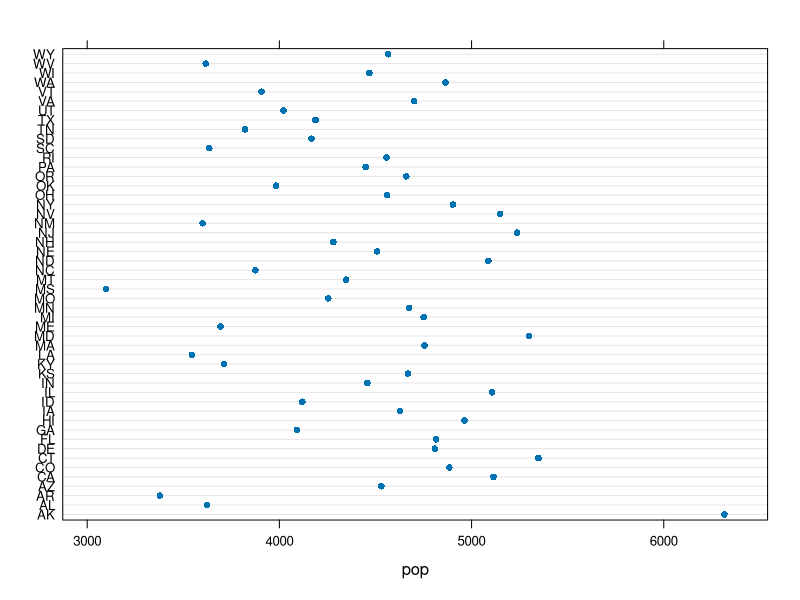
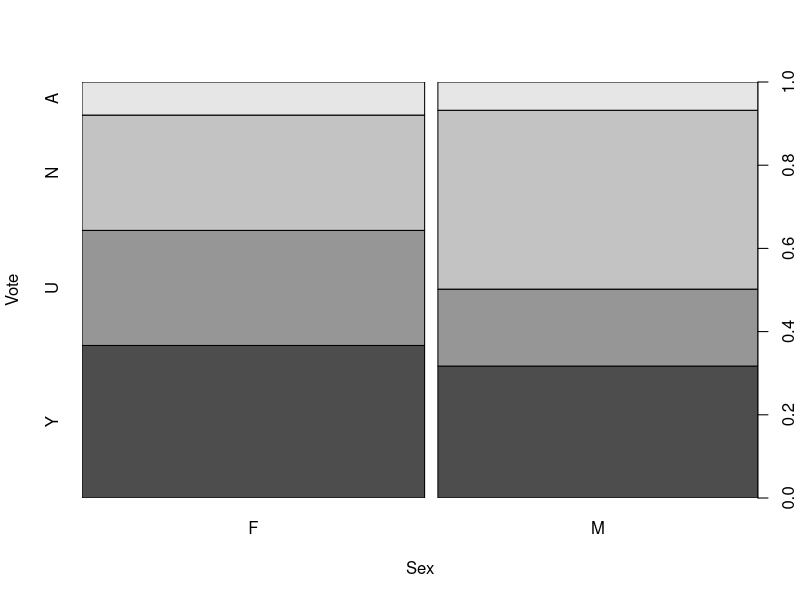
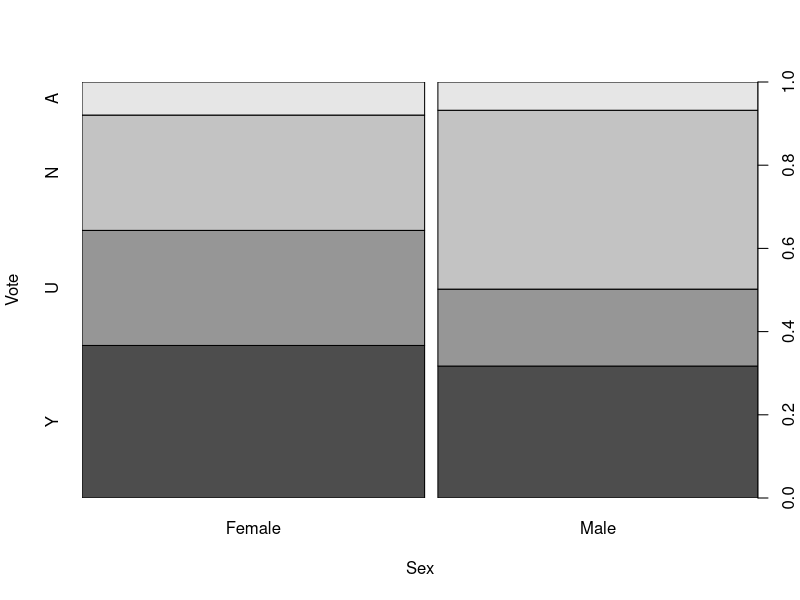

Write the R code that produced these figures, in order.
## ---- chunk 1
library(knitr)
library(kableExtra)
#knitr::opts_chunk$set(echo = TRUE)
options(knitr.table.format = "html")
## ---- chunk 2
A<-c("台北市","新北市", "桃園市", "台中市","台南市","高雄市")
print(A)
B<-c(0,1,2,3,4,5,6,7,8,9)
print(B)
## ---- chunk 3
x<-c(2, 4, 6, 8); x
class(x)
## ---- chunk 4
y=c(1.1e+06); y
class(y)
## ---- chunk 5
u<-as.integer(c(4)); class(u)
## ---- chunk 6
df<-data.frame(state.abb, pop=state.x77[,2])
library(lattice)
dotplot(state.abb ~ pop, data=df)
## ---- chunk 7
char1<-c("1","2","Word"); char1
char2<-c(1, 2, "文字"); char2
## ---- chunk 8
a<-c(0:9); a
ok<-a>5; ok
## ---- chunk 9
a[ok]
## ---- chunk 10
v<-c("2/27/2018", "6/26/2018", "12/31/2018"); class(v)
v.date<-as.Date(v, format='%m/%d/%Y'); class(v.date)
## ---- chunk 11
v<-c("", "6/26/2018", "12/31/2018")
as.Date(v, format='%m/%d/%Y')
## ---- chunk 12
today <- Sys.Date()
format(today, format='%m/%d/%Y')
## ---- chunk 13
xi<-"1953-06-15" #Xi's birthday
tsai<-"1956-08-31" #Tsai's birthday
## ---- chunk 14
as.Date(c(xi,tsai), origin="1904-01-01")
difftime(tsai, xi)
## ---- chunk 15
as.Date(1100, origin="2018-08-01")
## ---- chunk 16
birthday <- c("xi"="1953-06-15", "tsai"="1956-08-31")
birthday_date <- as.Date(birthday, format='%Y-%m-%d')

difftime(birthday_date[2], birthday_date[1])
## ---- chunk 17
Today<-Sys.Date(); Today
to_day<-format(Today, format='%Y-%b-%d'); to_day
## ---- chunk 18
example<-c(0,1,2,3,4)
print(example)
## ---- chunk 19
c(2,4,6,8)->A
## ---- chunk 20
c(letters)
c(LETTERS)
## ---- chunk 21
j<-c(2*2,2*9, 10-2); j
## ---- chunk 22
R<-c(100, 200, 300); R/5; sqrt(R)
## ---- chunk 23
x=c("Yes","No","No","Yes","Yes"); x
factor(x)
table(x)
## ---- chunk 24
library(car)
table(Chile$sex, Chile$vote)
## ---- chunk 25
Chile$ncode<-as.numeric(Chile$sex) 
table(Chile$ncode, Chile$vote)
## ---- chunk 26
library(lattice)
plot(Chile$sex, Chile$vote, xlab="Sex", ylab="Vote")
## ---- chunk 27
library(car)
data(Chile)
class(Chile$region)
## ---- chunk 28
class(Chile$region)
table(Chile$region)
y<-as.numeric(Chile$region)
table(y)
## ---- chunk 29
Chile$gender[Chile$sex=="F"]<-"Female"
Chile$gender[Chile$sex=="M"]<-"Male"
table(Chile$gender)
## ---- chunk 30
#plot(Chile$gender, Chile$vote, xlab="Sex", ylab="Vote")
## ---- chunk 31
Chile$gender<-factor(Chile$gender)
plot(Chile$gender, Chile$vote, xlab="Sex", ylab="Vote")
## ---- chunk 32
od<-ordered(1:20); class(od)
## ---- chunk 33
m<-matrix(c(1:9), nrow=3, ncol=3); m
## ---- chunk 34
n<-matrix(c(1:6), nrow=3, ncol=2)
## ---- chunk 35
m<-matrix(c(1:9), nrow=3, ncol=3); n<-matrix(c(1:6), nrow=3, ncol=2); m%*%n
## ---- chunk 36
diag(m)
## ---- chunk 37
t(m)
## ---- chunk 38
m[2,3]; m[2,3]<-0
## ---- chunk 39
n<-matrix(c(1:6), nrow=3, ncol=2, dimnames = list(c("a","b","c"),c("A","B"))); n
## ---- chunk 40
R1<-c(170, 175, 166, 172, 165, 157, 167, 167, 
        156, 160)
R2<-c("F","M","M","M","F","F","F","F","M","F")
R3<-R1/10 + 42
R123<-data.frame(height=R1,gender=R2,weight=R3); R123
## ---- chunk 41
nrow(AMSsurvey)
## ---- chunk 42
colnames(R123)<-c("v1","v2","v3"); R123
## ---- chunk 43
Array1 <- array(1:12, dim = c(2, 6, 1)); Array1
## ---- chunk 44
Array2 <- array(1:12, dim = c(2, 3, 2)); Array2
## ---- chunk 45
A12<-Array2[,,2]; A12
## ---- chunk 46
listA<-list(R123, m, birthday); listA
listA[[3]]
## ---- chunk 47
listB<-list(data=R123, vec=m, char=birthday); 
listB[["data"]]

## ---- chunk 48
class(Titanic); Titanic
## ---- chunk 49
Titanic[, , 1, 1]; Titanic[ , , 2, 2]
## ---- chunk 50
g<-Titanic[ , , 2, 2]; class(g)

## ---- chunk 51
g<-data.frame(g)
## ---- chunk 52
X<-c(10,20,30,40,50,60); Sca<-10
X+Sca
## ---- chunk 53
X/Sca
## ---- chunk 54
Y<-c(5,10,6,8,25,6)
X/Y; X*Y
## ---- chunk 55
a<-c(2,3,4); b<-a^2; print(b)
c<-sqrt(b); print(c)
## ---- chunk 56
a1<-c(2.54, 3.111, 10.999)
round(a1, digits=2)
floor(a1)
ceiling(a1)
## ---- chunk 57
TODAY<-as.Date('2018-03-03', format='%Y-%m-%d')
weekdays(TODAY)
## ---- chunk 58
library(car)
mtcars$Mpg<-mtcars$mpg
ok<-mtcars$Mpg>=21
mtcars$Mpg[ok==T]<-'hi'
mtcars$Mpg[ok==F]<-'lo'
table(mtcars$Mpg)
## ---- chunk 59
Titanic[,,1,1]
Titanic[,,1,2]
Titanic[,,2,1]
Titanic[,,2,2]
## ---- chunk 60
n<-length(c(LETTERS)); n
## ---- chunk 61
a<-28
F.a<-a*(9/5)+32; F.a
## ---- chunk 62
a<-matrix(c(1:9), nrow=3, ncol=3)
diag(a)<-c(1,1,1); a
## ---- chunk 63
a<-Sys.Date(); b<-as.Date("2018-01-01")
difftime(a, b, units=c("days"))
